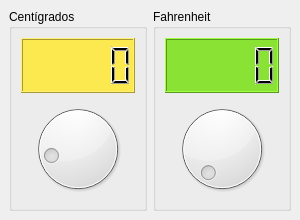
<?xml version="1.0" encoding="UTF-8"?>
<ui version="4.0">
 <class>Termometro</class>
 <widget class="QMainWindow" name="Termometro">
  <property name="windowModality">
   <enum>Qt::ApplicationModal</enum>
  </property>
  <property name="geometry">
   <rect>
    <x>0</x>
    <y>0</y>
    <width>300</width>
    <height>220</height>
   </rect>
  </property>
  <property name="minimumSize">
   <size>
    <width>300</width>
    <height>220</height>
   </size>
  </property>
  <property name="maximumSize">
   <size>
    <width>800</width>
    <height>600</height>
   </size>
  </property>
  <property name="windowTitle">
   <string>Termometro</string>
  </property>
  <property name="windowIcon">
   <iconset resource="recursos.qrc">
    <normaloff>:/icono</normaloff>:/icono</iconset>
  </property>
  <widget class="QWidget" name="centralwidget">
   <layout class="QHBoxLayout" name="horizontalLayout">
    <item>
     <widget class="QGroupBox" name="grpCent">
      <property name="title">
       <string>Centígrados</string>
      </property>
      <layout class="QVBoxLayout" name="verticalLayout">
       <item>
        <widget class="QLCDNumber" name="lcdCent">
         <property name="styleSheet">
          <string notr="true">background-color: rgb(252, 233, 79);</string>
         </property>
        </widget>
       </item>
       <item>
        <widget class="QDial" name="dialCent">
         <property name="cursor">
          <cursorShape>OpenHandCursor</cursorShape>
         </property>
         <property name="minimum">
          <number>-18</number>
         </property>
        </widget>
       </item>
      </layout>
     </widget>
    </item>
    <item>
     <widget class="QGroupBox" name="grpFahr">
      <property name="title">
       <string>Fahrenheit</string>
      </property>
      <layout class="QVBoxLayout" name="verticalLayout_2">
       <item>
        <widget class="QLCDNumber" name="lcdFahr">
         <property name="styleSheet">
          <string notr="true">background-color: rgb(138, 226, 52);</string>
         </property>
        </widget>
       </item>
       <item>
        <widget class="QDial" name="dialFahr">
         <property name="cursor">
          <cursorShape>ClosedHandCursor</cursorShape>
         </property>
         <property name="maximum">
          <number>210</number>
         </property>
        </widget>
       </item>
      </layout>
     </widget>
    </item>
   </layout>
  </widget>
 </widget>
 <resources>
  <include location="recursos.qrc"/>
 </resources>
 <connections>
  <connection>
   <sender>dialCent</sender>
   <signal>valueChanged(int)</signal>
   <receiver>lcdCent</receiver>
   <slot>display(int)</slot>
   <hints>
    <hint type="sourcelabel">
     <x>69</x>
     <y>137</y>
    </hint>
    <hint type="destinationlabel">
     <x>69</x>
     <y>61</y>
    </hint>
   </hints>
  </connection>
  <connection>
   <sender>dialFahr</sender>
   <signal>valueChanged(int)</signal>
   <receiver>lcdFahr</receiver>
   <slot>display(int)</slot>
   <hints>
    <hint type="sourcelabel">
     <x>196</x>
     <y>137</y>
    </hint>
    <hint type="destinationlabel">
     <x>196</x>
     <y>61</y>
    </hint>
   </hints>
  </connection>
 </connections>
</ui>
